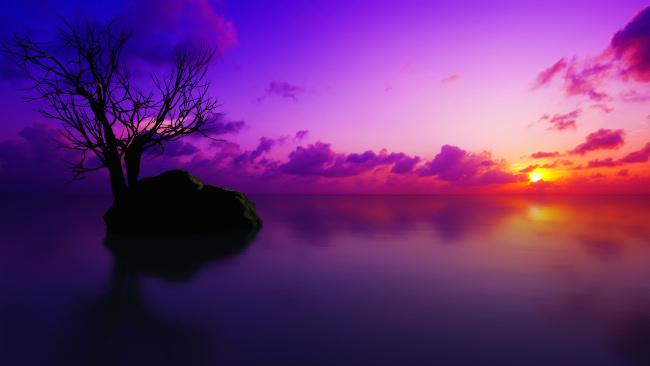
#> input picture 7.jpg, 650 x 366 px, found by its file name
$ python masking.py
#> lines starting #> are read from the running program, lines starting #| are printed output that depends on the picture; after the words box and inside, x2 and y2 are one past the last pixel; in counts of white or black regions, pixels touching at a corner belong together
import cv2 as cv
import numpy as np

img = cv.imread('picture/7.jpg')
#> img is the input picture: shape (366, 650, 3); mean B, G, R 119, 46.1, 105.7
cv.imshow('Cats', img)

blank = np.zeros((300,300), dtype='uint8')
cv.imshow('Blank Image', blank)

circle = cv.circle(blank.copy(), (img.shape[1]//2 + 45,img.shape[0]//2), 100, 255, -1)

rectangle = cv.rectangle(blank.copy(), (30,30), (370,370), 255, -1)

weird_shape = cv.bitwise_and(circle,rectangle)
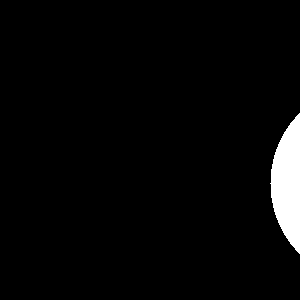
#> circle: shape (300, 300); 3.2% white; 1 white region, box (x1, y1, x2, y2) and area: (270, 113, 300, 254) 2884
cv.imshow('Weird Shape', weird_shape)

#> (the run stopped early here; a loop or call above may not have finished)

$ run again, with 3.jpg copied over 7.jpg
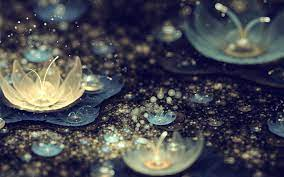
#> input picture 3.jpg, 284 x 177 px, found by its file name
#> img is the input picture: shape (177, 284, 3); mean B, G, R 80.8, 73.2, 72.4
#> `weird_shape = cv.bitwise_and(circle,rectangle)`:
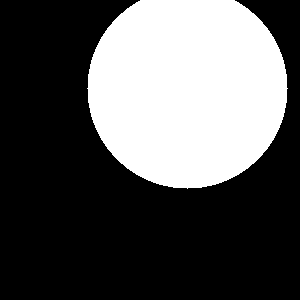
#> circle: shape (300, 300); 34.1% white; 1 white region, box (x1, y1, x2, y2) and area: (87, 0, 288, 189) 30697
#> `cv.imshow('Weird Shape', weird_shape)`:
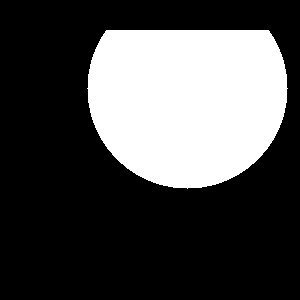
#> window 'Weird Shape': shape (300, 300); 29.7% white; 1 white region, box (x1, y1, x2, y2) and area: (87, 30, 288, 189) 26701
